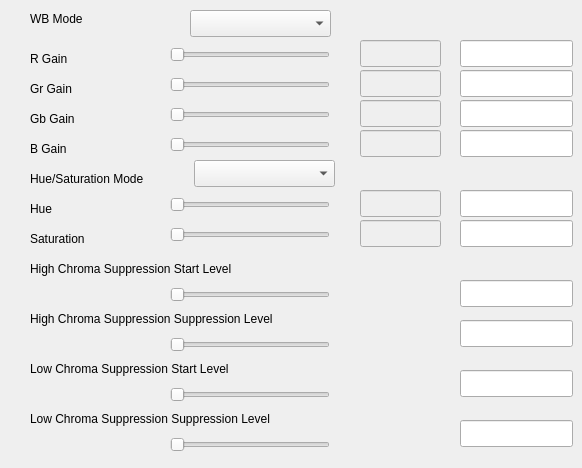
    <widget class="QWidget" name="WhiteBalance">
     <attribute name="title">
      <string>WhiteBalance</string>
     </attribute>
     <widget class="QLabel" name="label0201">
      <property name="geometry">
       <rect>
        <x>30</x>
        <y>10</y>
        <width>67</width>
        <height>17</height>
       </rect>
      </property>
      <property name="text">
       <string>WB Mode</string>
      </property>
     </widget>
     <widget class="QLabel" name="label0202">
      <property name="geometry">
       <rect>
        <x>30</x>
        <y>50</y>
        <width>67</width>
        <height>17</height>
       </rect>
      </property>
      <property name="text">
       <string>R Gain</string>
      </property>
     </widget>
     <widget class="QLabel" name="label0203">
      <property name="geometry">
       <rect>
        <x>30</x>
        <y>80</y>
        <width>67</width>
        <height>17</height>
       </rect>
      </property>
      <property name="text">
       <string>Gr Gain</string>
      </property>
     </widget>
     <widget class="QLabel" name="label0204">
      <property name="geometry">
       <rect>
        <x>30</x>
        <y>110</y>
        <width>67</width>
        <height>17</height>
       </rect>
      </property>
      <property name="text">
       <string>Gb Gain</string>
      </property>
     </widget>
     <widget class="QLabel" name="label0205">
      <property name="geometry">
       <rect>
        <x>30</x>
        <y>140</y>
        <width>67</width>
        <height>17</height>
       </rect>
      </property>
      <property name="text">
       <string>B Gain</string>
      </property>
     </widget>
     <widget class="QLabel" name="label0206">
      <property name="geometry">
       <rect>
        <x>30</x>
        <y>170</y>
        <width>161</width>
        <height>17</height>
       </rect>
      </property>
      <property name="text">
       <string>Hue/Saturation Mode</string>
      </property>
     </widget>
     <widget class="QLabel" name="label0207">
      <property name="geometry">
       <rect>
        <x>30</x>
        <y>200</y>
        <width>67</width>
        <height>17</height>
       </rect>
      </property>
      <property name="text">
       <string>Hue</string>
      </property>
     </widget>
     <widget class="QLabel" name="label0208">
      <property name="geometry">
       <rect>
        <x>30</x>
        <y>230</y>
        <width>81</width>
        <height>17</height>
       </rect>
      </property>
      <property name="text">
       <string>Saturation</string>
      </property>
     </widget>
     <widget class="QLabel" name="label0209">
      <property name="geometry">
       <rect>
        <x>30</x>
        <y>260</y>
        <width>261</width>
        <height>17</height>
       </rect>
      </property>
      <property name="text">
       <string>High Chroma Suppression Start Level</string>
      </property>
     </widget>
     <widget class="QLabel" name="label0211">
      <property name="geometry">
       <rect>
        <x>30</x>
        <y>360</y>
        <width>261</width>
        <height>17</height>
       </rect>
      </property>
      <property name="text">
       <string>Low Chroma Suppression Start Level</string>
      </property>
     </widget>
     <widget class="QLabel" name="label0210">
      <property name="geometry">
       <rect>
        <x>30</x>
        <y>310</y>
        <width>311</width>
        <height>17</height>
       </rect>
      </property>
      <property name="text">
       <string>High Chroma Suppression Suppression Level</string>
      </property>
     </widget>
     <widget class="QLabel" name="label0212">
      <property name="geometry">
       <rect>
        <x>30</x>
        <y>410</y>
        <width>301</width>
        <height>17</height>
       </rect>
      </property>
      <property name="text">
       <string>Low Chroma Suppression Suppression Level</string>
      </property>
     </widget>
     <widget class="QSlider" name="wbRGainSlider">
      <property name="geometry">
       <rect>
        <x>170</x>
        <y>40</y>
        <width>160</width>
        <height>29</height>
       </rect>
      </property>
      <property name="orientation">
       <enum>Qt::Horizontal</enum>
      </property>
     </widget>
     <widget class="QSlider" name="wbGrGainSlider">
      <property name="geometry">
       <rect>
        <x>170</x>
        <y>70</y>
        <width>160</width>
        <height>29</height>
       </rect>
      </property>
      <property name="orientation">
       <enum>Qt::Horizontal</enum>
      </property>
     </widget>
     <widget class="QSlider" name="wbGbGainSlider">
      <property name="geometry">
       <rect>
        <x>170</x>
        <y>100</y>
        <width>160</width>
        <height>29</height>
       </rect>
      </property>
      <property name="orientation">
       <enum>Qt::Horizontal</enum>
      </property>
     </widget>
     <widget class="QSlider" name="wbBGainSlider">
      <property name="geometry">
       <rect>
        <x>170</x>
        <y>130</y>
        <width>160</width>
        <height>29</height>
       </rect>
      </property>
      <property name="orientation">
       <enum>Qt::Horizontal</enum>
      </property>
     </widget>
     <widget class="QSlider" name="wbSaturationSlider">
      <property name="geometry">
       <rect>
        <x>170</x>
        <y>220</y>
        <width>160</width>
        <height>29</height>
       </rect>
      </property>
      <property name="orientation">
       <enum>Qt::Horizontal</enum>
      </property>
     </widget>
     <widget class="QSlider" name="wbHueSlider">
      <property name="geometry">
       <rect>
        <x>170</x>
        <y>190</y>
        <width>160</width>
        <height>29</height>
       </rect>
      </property>
      <property name="orientation">
       <enum>Qt::Horizontal</enum>
      </property>
     </widget>
     <widget class="QSlider" name="wbHcsStartSlider">
      <property name="geometry">
       <rect>
        <x>170</x>
        <y>280</y>
        <width>160</width>
        <height>29</height>
       </rect>
      </property>
      <property name="orientation">
       <enum>Qt::Horizontal</enum>
      </property>
     </widget>
     <widget class="QSlider" name="wbLcsStartSlider">
      <property name="geometry">
       <rect>
        <x>170</x>
        <y>380</y>
        <width>160</width>
        <height>29</height>
       </rect>
      </property>
      <property name="orientation">
       <enum>Qt::Horizontal</enum>
      </property>
     </widget>
     <widget class="QSlider" name="wbHcsSuppressionSlider">
      <property name="geometry">
       <rect>
        <x>170</x>
        <y>330</y>
        <width>160</width>
        <height>29</height>
       </rect>
      </property>
      <property name="orientation">
       <enum>Qt::Horizontal</enum>
      </property>
     </widget>
     <widget class="QSlider" name="wbLcsSuppressionSlider">
      <property name="geometry">
       <rect>
        <x>170</x>
        <y>430</y>
        <width>160</width>
        <height>29</height>
       </rect>
      </property>
      <property name="orientation">
       <enum>Qt::Horizontal</enum>
      </property>
     </widget>
     <widget class="QComboBox" name="wbMode">
      <property name="geometry">
       <rect>
        <x>190</x>
        <y>10</y>
        <width>141</width>
        <height>27</height>
       </rect>
      </property>
     </widget>
     <widget class="QComboBox" name="wbHSMode">
      <property name="geometry">
       <rect>
        <x>194</x>
        <y>160</y>
        <width>141</width>
        <height>27</height>
       </rect>
      </property>
     </widget>
     <widget class="QLineEdit" name="wbRGainEdit">
      <property name="geometry">
       <rect>
        <x>460</x>
        <y>40</y>
        <width>113</width>
        <height>27</height>
       </rect>
      </property>
     </widget>
     <widget class="QLineEdit" name="wbGrGainEdit">
      <property name="geometry">
       <rect>
        <x>460</x>
        <y>70</y>
        <width>113</width>
        <height>27</height>
       </rect>
      </property>
     </widget>
     <widget class="QLineEdit" name="wbGbGainEdit">
      <property name="geometry">
       <rect>
        <x>460</x>
        <y>100</y>
        <width>113</width>
        <height>27</height>
       </rect>
      </property>
     </widget>
     <widget class="QLineEdit" name="wbBGainEdit">
      <property name="geometry">
       <rect>
        <x>460</x>
        <y>130</y>
        <width>113</width>
        <height>27</height>
       </rect>
      </property>
     </widget>
     <widget class="QLineEdit" name="wbHueEdit">
      <property name="geometry">
       <rect>
        <x>460</x>
        <y>190</y>
        <width>113</width>
        <height>27</height>
       </rect>
      </property>
     </widget>
     <widget class="QLineEdit" name="wbHcsStartEdit">
      <property name="geometry">
       <rect>
        <x>460</x>
        <y>280</y>
        <width>113</width>
        <height>27</height>
       </rect>
      </property>
     </widget>
     <widget class="QLineEdit" name="wbHcsSuppressionEdit">
      <property name="geometry">
       <rect>
        <x>460</x>
        <y>320</y>
        <width>113</width>
        <height>27</height>
       </rect>
      </property>
     </widget>
     <widget class="QLineEdit" name="wbLcsStartEdit">
      <property name="geometry">
       <rect>
        <x>460</x>
        <y>370</y>
        <width>113</width>
        <height>27</height>
       </rect>
      </property>
     </widget>
     <widget class="QLineEdit" name="wbLcsSuppressionEdit">
      <property name="geometry">
       <rect>
        <x>460</x>
        <y>420</y>
        <width>113</width>
        <height>27</height>
       </rect>
      </property>
     </widget>
     <widget class="QLineEdit" name="wbSaturationEdit">
      <property name="geometry">
       <rect>
        <x>460</x>
        <y>220</y>
        <width>113</width>
        <height>27</height>
       </rect>
      </property>
     </widget>
     <widget class="QLineEdit" name="wbRGain">
      <property name="enabled">
       <bool>false</bool>
      </property>
      <property name="geometry">
       <rect>
        <x>360</x>
        <y>40</y>
        <width>81</width>
        <height>27</height>
       </rect>
      </property>
     </widget>
     <widget class="QLineEdit" name="wbGrGain">
      <property name="enabled">
       <bool>false</bool>
      </property>
      <property name="geometry">
       <rect>
        <x>360</x>
        <y>70</y>
        <width>81</width>
        <height>27</height>
       </rect>
      </property>
     </widget>
     <widget class="QLineEdit" name="wbGbGain">
      <property name="enabled">
       <bool>false</bool>
      </property>
      <property name="geometry">
       <rect>
        <x>360</x>
        <y>100</y>
        <width>81</width>
        <height>27</height>
       </rect>
      </property>
     </widget>
     <widget class="QLineEdit" name="wbBGain">
      <property name="enabled">
       <bool>false</bool>
      </property>
      <property name="geometry">
       <rect>
        <x>360</x>
        <y>130</y>
        <width>81</width>
        <height>27</height>
       </rect>
      </property>
     </widget>
     <widget class="QLineEdit" name="wbHue">
      <property name="enabled">
       <bool>false</bool>
      </property>
      <property name="geometry">
       <rect>
        <x>360</x>
        <y>190</y>
        <width>81</width>
        <height>27</height>
       </rect>
      </property>
     </widget>
     <widget class="QLineEdit" name="wbSaturation">
      <property name="enabled">
       <bool>false</bool>
      </property>
      <property name="geometry">
       <rect>
        <x>360</x>
        <y>220</y>
        <width>81</width>
        <height>27</height>
       </rect>
      </property>
     </widget>
    </widget>
